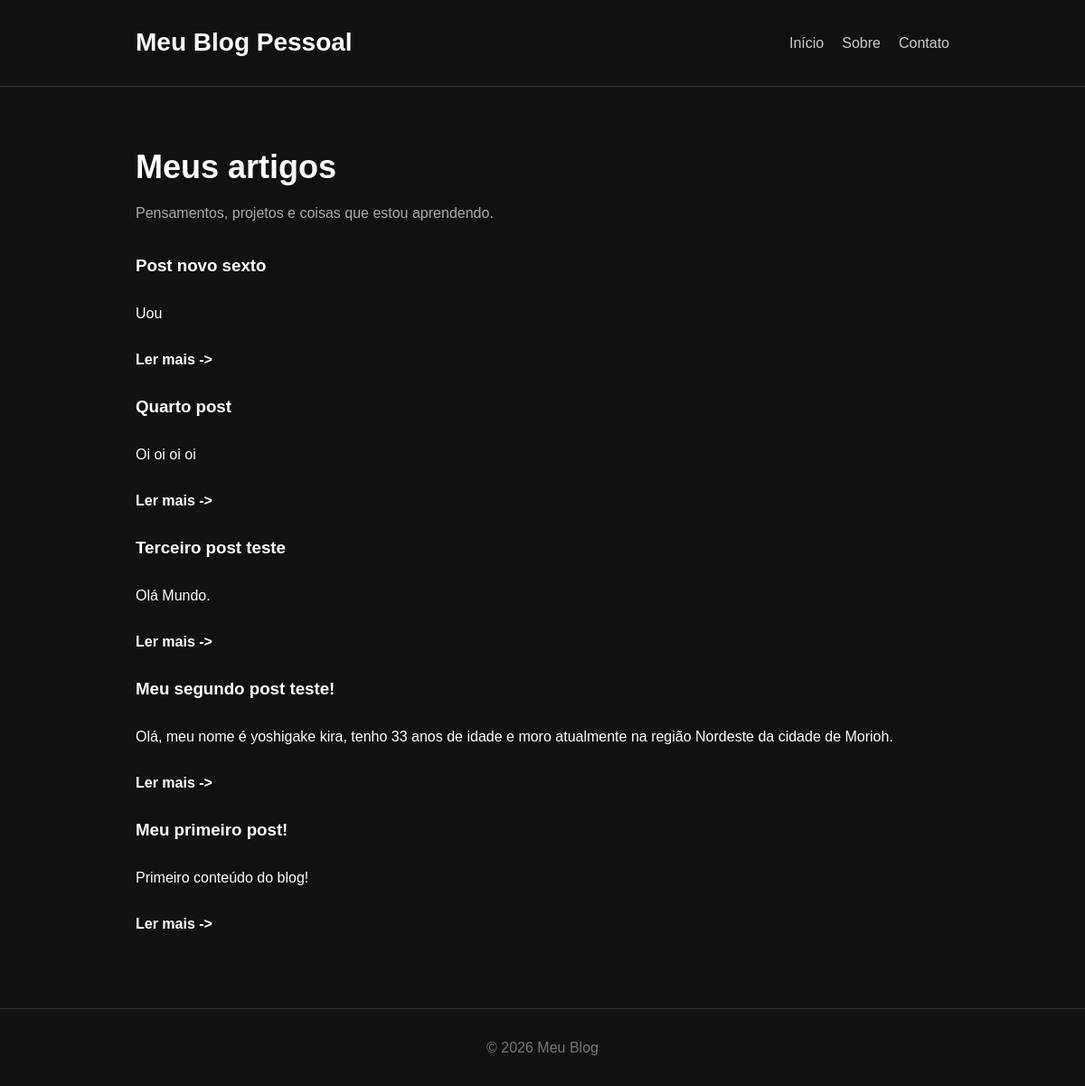
Before: / with the older database file.
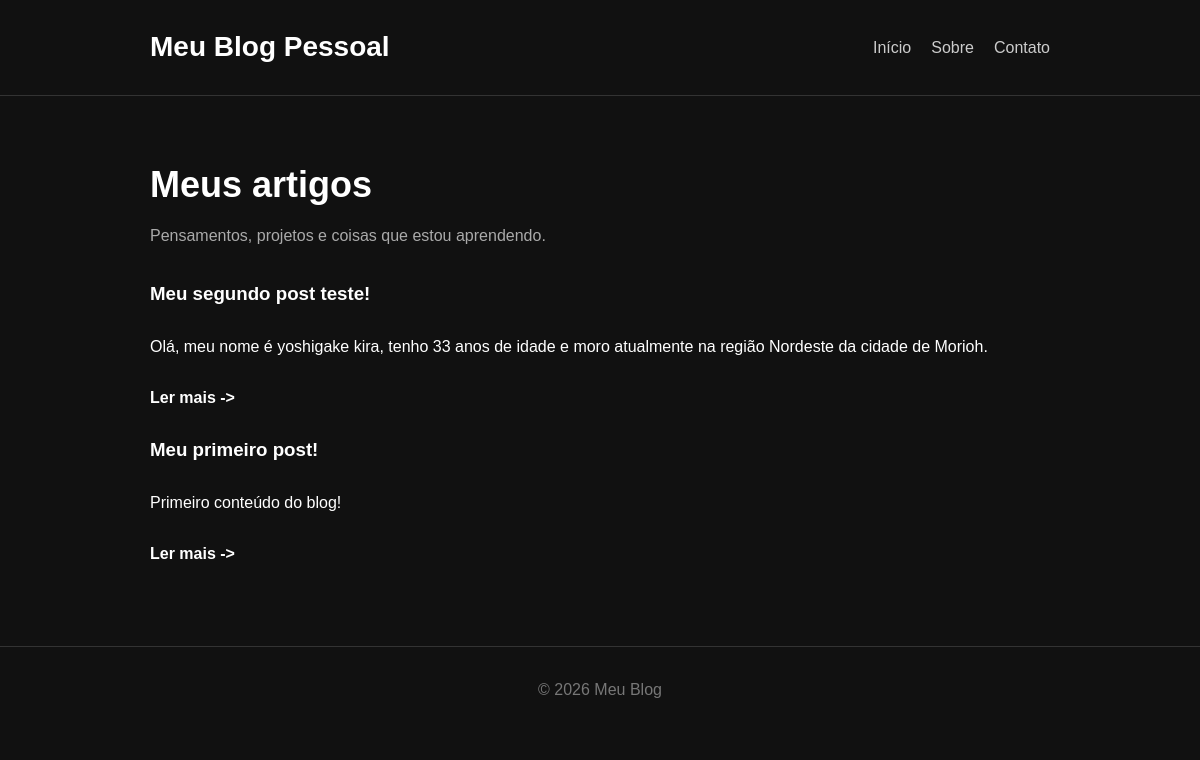
After: the same page with the newer database file.
### tables this page shows
CREATE TABLE posts (
            id INTEGER PRIMARY KEY AUTOINCREMENT,
            title TEXT NOT NULL,
            content TEXT NOT NULL
        );

### app.py (the view)
@app.route("/")
def home():
    conn = get_db_connection()
    posts = conn.execute(
        "SELECT * FROM posts ORDER BY id DESC"
    ).fetchall()
    conn.close()
    return render_template("index.html", posts=posts)

### app.py (called while the page is built)
def get_db_connection():
    conn = sqlite3.connect("blog.db")
    conn.row_factory = sqlite3.Row
    return conn

### templates/index.html (shortened to what this page needs)
<!DOCTYPE html>
<html lang="pt-br">
<head>
    <link rel="stylesheet" href="{{ url_for('static', filename='css/style.css') }}">
</head>
<body>
    <header class="header">
        <div class="container">
            <h1>Meu Blog Pessoal</h1>
            <nav>
                <a href="/">Início</a>
                <a href="#">Sobre</a>
                <a href="#">Contato</a>
            </nav>
        </div>
    </header>
    <main class="container">
        <section class="intro">
            <h2>Meus artigos</h2>
            <p>
                Pensamentos, projetos e coisas que estou aprendendo.
            </p>
        </section>
        <section class="posts">
            {% for post in posts %}
            <article class="posts">
                <h3>{{post["title"]}}</h3>
                <p>
                    {{post["content"]}}
                </p>
                <a href="{{url_for('post', id=post['id'])}}" class="read-more">
                    Ler mais ->
                </a>
            </article>
            {% endfor %}
        </section>
    </main>
    <footer class="footer">
        <p>
            © 2026 Meu Blog
        </p>
    </footer>
</html>

### static/css/style.css (style rules this page uses)
* { margin: 0; padding: 0; box-sizing: border-box; }
body { font-family: Arial, sans-serif; background-color: #111; color: #fff; line-height: 1.6; }
.container { width: 90%; max-width: 900px; margin: auto; }
.header { border-bottom: 1px solid #333; padding: 25px 0; }
.header .container { display: flex; justify-content: space-between; align-items: center; }
.header h1 { font-size: 28px; }
nav { display: flex; gap: 20px; }
nav a { color: #ccc; text-decoration: none; }
.intro { padding: 60px 0 30px; }
.intro h2 { font-size: 36px; margin-bottom: 10px; }
.intro p { color: #aaa; }
.posts { display: flex; flex-direction: column; gap: 25px; }
.read-more { color: #fff; text-decoration: none; font-weight: bold; }
.footer { margin-top: 80px; padding: 30px 0; text-align: center; border-top: 1px solid #333; color: #777; }

Changed rows visible on the page:
removed posts: title "Post novo sexto", content "Uou"
removed posts: title "Quarto post", content "Oi oi oi oi"
removed posts: title "Terceiro post teste", content "Olá Mundo."
